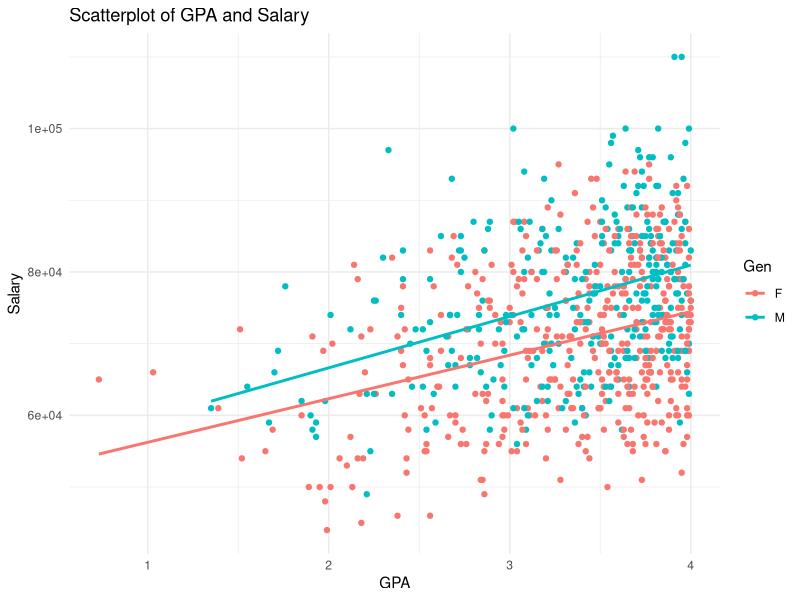
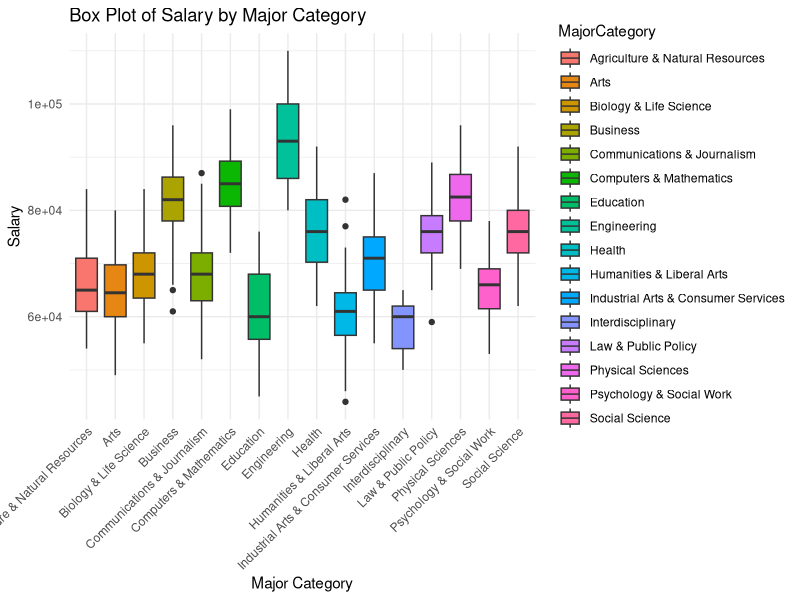
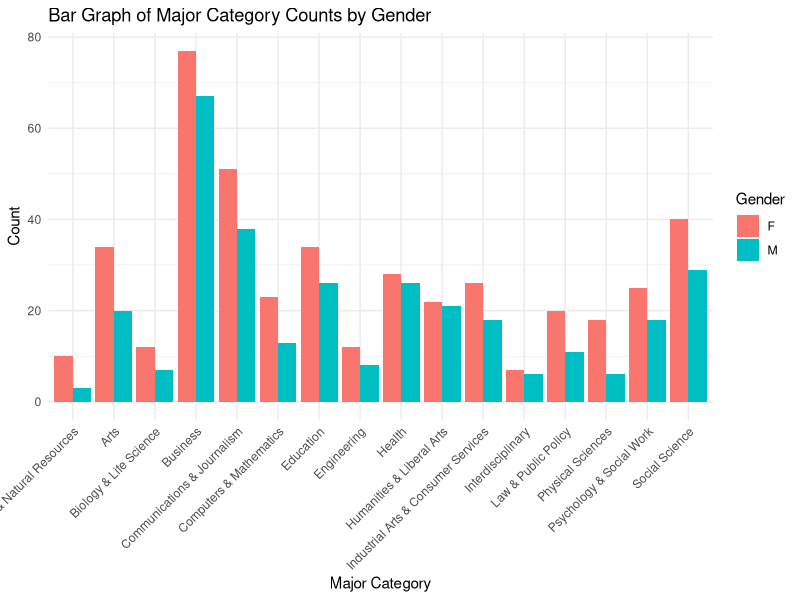
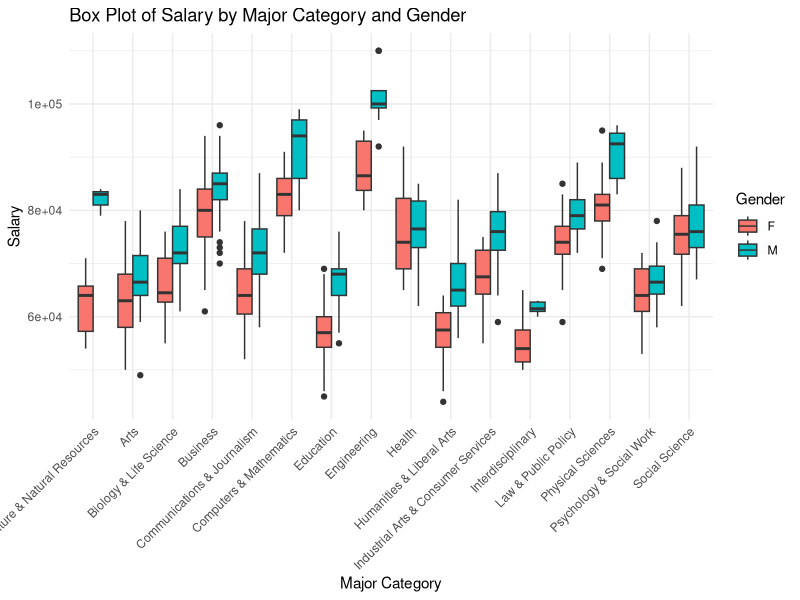
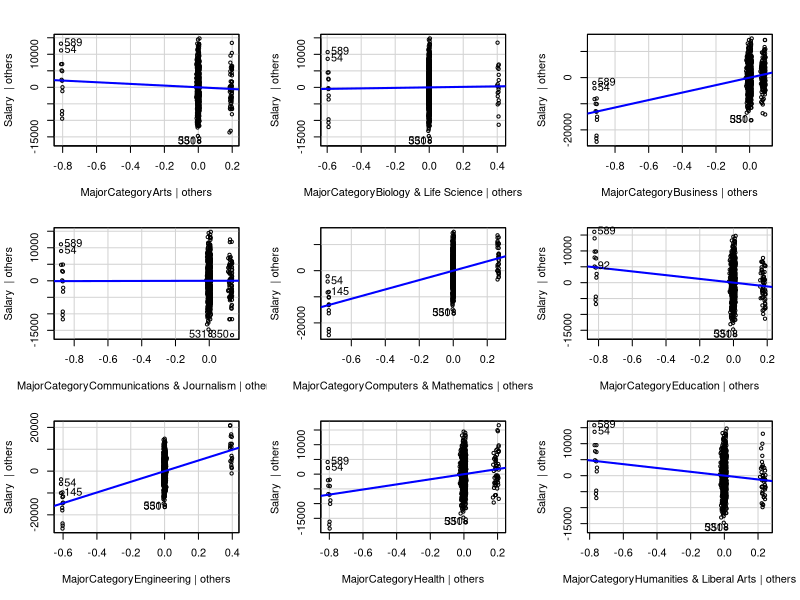
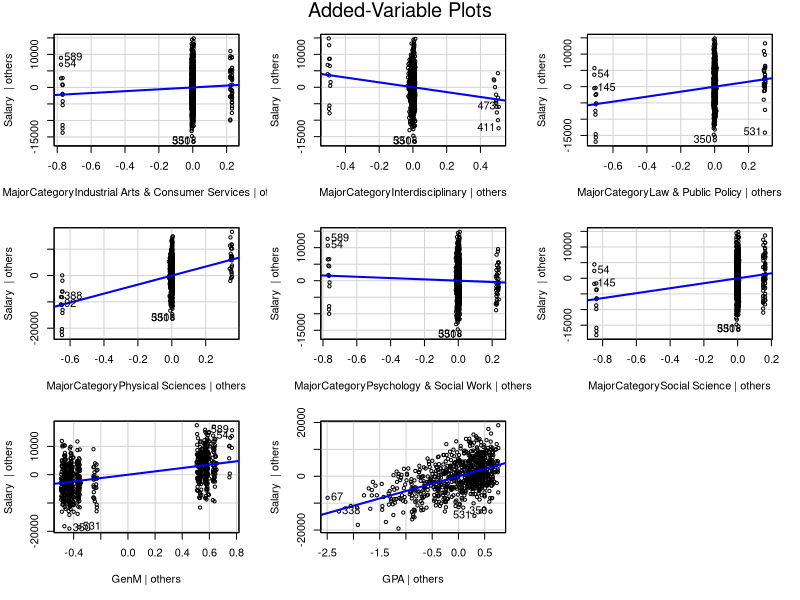
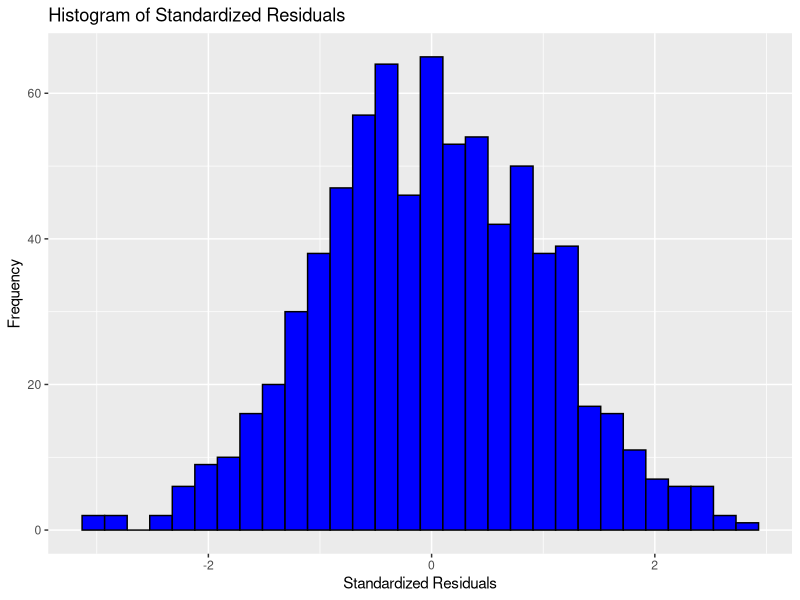
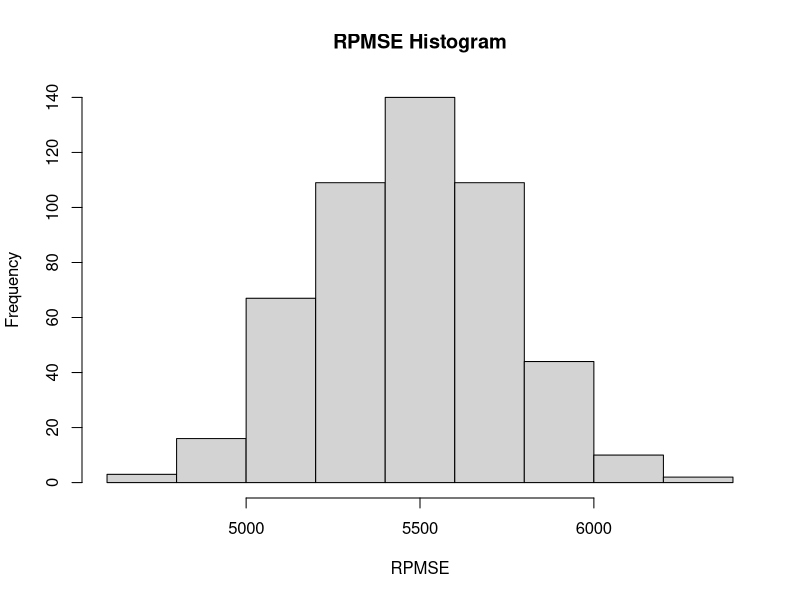

Generate these figures, in order, with R:
## ---- chunk 1
knitr::opts_chunk$set(echo = TRUE)

library(tidyverse)
library(knitr)
library(ggplot2)
library(GGally)
library(car)
library(MASS)
library(lmtest)
library(vroom)

#Analysis Questions:

## Read in data
sal <- vroom("Salary.csv")
sal$MajorCategory <- as.factor(sal$MajorCategory)
sal$Gen <- as.factor(sal$Gen)
# head(sal)
## ---- chunk 2
ggplot(sal, aes(x = GPA, y = Salary, color = Gen)) +
  geom_point() +
  geom_smooth(method = "lm", se = FALSE, formula = y ~ x, aes(group = Gen)) +
  labs(title = "Scatterplot of GPA and Salary",
       x = "GPA",
       y = "Salary") +  
  theme_minimal()
## ---- chunk 3
ggplot(sal, aes(x = MajorCategory, y = Salary, fill = MajorCategory)) +
  geom_boxplot() +
  labs(title = "Box Plot of Salary by Major Category",
       x = "Major Category",
       y = "Salary") +
  theme_minimal() +
  theme(axis.text.x = element_text(angle = 45, hjust = 1)) 
## ---- chunk 4
ggplot(sal, aes(x = MajorCategory, fill = Gen)) +
  geom_bar(position = "dodge") +
  labs(title = "Bar Graph of Major Category Counts by Gender",
       x = "Major Category",
       y = "Count",
       fill = "Gender") +
  theme_minimal() +
  theme(axis.text.x = element_text(angle = 45, hjust = 1))  
## ---- chunk 5
sal.lm <- lm(Salary ~., data=sal)
summary(sal.lm)

X <- model.matrix(Salary ~., data=sal)
y <- sal$Salary
bhat <- solve(t(X)%*%X)%*%t(X)%*%y
bhat_table <- as.table(bhat)

# Estimate of residual variance
s2 <- t(y-X %*% bhat)%*% (y-X%*%bhat) /(nrow(sal)-ncol(X))
s2

sqrt(s2)
sigma(sal.lm)

# R^2
summary(sal.lm)$r.squared
## ---- chunk 6
ggplot(sal, aes(x = MajorCategory, y = Salary, fill = Gen)) +
  geom_boxplot(position = "dodge") +
  labs(title = "Box Plot of Salary by Major Category and Gender",
       x = "Major Category",
       y = "Salary",
       fill = "Gender") +
  theme_minimal() +
  theme(axis.text.x = element_text(angle = 45, hjust = 1))
## ---- chunk 7
# interaction.plot(x.factor = sal$MajorCategory, trace.factor = sal$Gen, response = sal$Salary)
# interaction.plot(x.factor = sal$Gen, trace.factor = sal$MajorCategory, response = sal$Salary)
# head(sal)
## ---- chunk 8
summary(sal.lm)$fstatistic[1]
# sal.lm.no.gpa <- lm(Salary ~ MajorCategory + Gen, data = sal)
# summary(sal.lm)
# 
# summary(sal.lm.no.gpa)
# sal.lm.int<- lm(Salary ~ MajorCategory*Gen, data = sal)
# anova(sal.lm.int, sal.lm.no.gpa)


sal.full <- lm(Salary ~ MajorCategory + Gen + GPA +MajorCategory:Gen, data = sal)
summary(sal.full)

anova(sal.full, sal.lm)
# We want to know if MajorCategory Gen interaction is significant WHILE account for GPA 
# f value is 4.3 p value is ~0

## MOVING FORWARD, WE NEED TO INCLUDE INTERACTION BC IT WAS SIGNIFICANT
## ---- chunk 9
car::avPlots(sal.lm)
## ---- chunk 10
ggplot() +
  geom_histogram(mapping = aes(x = MASS::stdres(sal.lm)), bins = 30, fill = "blue", color = "black") +
  labs(title = "Histogram of Standardized Residuals",
       x = "Standardized Residuals",
       y = "Frequency")

ks.test(MASS::stdres(sal.lm), "pnorm")
## ---- chunk 11
sal.lm
## ---- chunk 12

## MUST ADD IN ALL INTERACTION COEFFICIENTS
## difference factor should have two ones - Gen:Math=1 and Gen=1

#matrix nrow=1
sal_stem <- sal %>%
  filter(MajorCategory=='Computers & Mathematics') 
sal_stem

summary(sal.lm)

a1 <- c(1,0,0,0,0,1,0,0,0,0,0,0,0,0,0,0,1,0)
a2 <- c(1,0,0,0,0,1,0,0,0,0,0,0,0,0,0,0,0,0)
#length(a2)
#t(a1)%*%bhat
#t(a2)%*%bhat
#difference
t(a1-a2)%*%bhat
my.test <- multcomp::glht(sal.lm, linfct=t(a1-a2), alternative="greater")
summary(my.test)
confint(my.test, level = 0.95)
## ---- chunk 13
new.x <- data.frame(MajorCategory='Computers & Mathematics', GPA = 3.0, Gen="M")
predict.lm(sal.lm, new.x, interval="prediction", level=0.95)
## ---- chunk 14
n.cv <- 500 #Number of CV studies to run
n.test <- nrow(sal)*.2 #Number of observations in a test set
rpmse <- rep(x=NA, times=n.cv)
bias <- rep(x=NA, times=n.cv)
wid <- rep(x=NA, times=n.cv)
cvg <- rep(x=NA, times=n.cv)
n <- nrow(sal)


for(cv in 1:n.cv){
  ## Select test observations
  test.obs <- sample(x=1:n, size=n.test)
  
  ## Split into test and training sets
  test.set <- sal[test.obs,]
  train.set <- sal[-test.obs,]
  
  ## Fit a lm() using the training data
  train.lm <- lm(Salary ~., data=train.set)
  
  ## Generate predictions for the test set
  my.preds <- predict.lm(train.lm, newdata=test.set, interval="prediction")
  
  ## Calculate bias
  bias[cv] <- mean(my.preds[,'fit']-test.set[['Salary']])
  
  ## Calculate RPMSE
  rpmse[cv] <- (test.set[['Salary']]-my.preds[,'fit'])^2 %>% mean() %>% sqrt()
  
  ## Calculate Coverage
  cvg[cv] <- ((test.set[['Salary']] > my.preds[,'lwr']) & (test.set[['Salary']] < my.preds[,'upr'])) %>% mean()
  
  ## Calculate Width
  wid[cv] <- (my.preds[,'upr'] - my.preds[,'lwr']) %>% mean()
  
}

# RPMSE
hist(rpmse, main="RPMSE Histogram", xlab="RPMSE")

# Width histogram
hist(wid, main="Width Histogram", xlab="Width")

## ---- chunk 15
n <- nrow(sal)
rpmse <- rep(x=NA, times=n)
wid <- rep(x=NA, times=n)



for(i in 1:n){
  ## Select test observations

  
  ## Split into test and training sets
  test.set <- sal[i,]
  train.set <- sal[-i,]
  
  ## Fit a lm() using the training data
  train.lm <- lm(Salary ~.+MajorCategory:Gen, data=train.set)
  
  ## Generate predictions for the test set
  my.preds <- predict.lm(train.lm, newdata=test.set, interval="prediction")
  
  
  ## Calculate RPMSE
  rpmse[i] <- (test.set[['Salary']]-my.preds[,'fit'])^2 %>% mean() %>% sqrt()
  
  
  ## Calculate Width
  wid[i] <- (my.preds[,'upr'] - my.preds[,'lwr']) %>% mean()
  
}

# RPMSE
hist(rpmse, main="RPMSE Histogram", xlab="RPMSE")
mean(rpmse) #rpmse is how off you are on average 

# Width histogram
hist(wid, main="Width Histogram", xlab="Width")
mean(wid)
## ---- chunk 16
sal |> 
  ggplot(aes(x = sal.lm$fitted.values,
             y = rstandard(sal.lm))) +
  geom_point() +
  geom_smooth(method = "lm",
              se = F) +
  labs(x = "Fitted Values",
       y = "Standardized Residuals")

lmtest::bptest(sal.lm)
